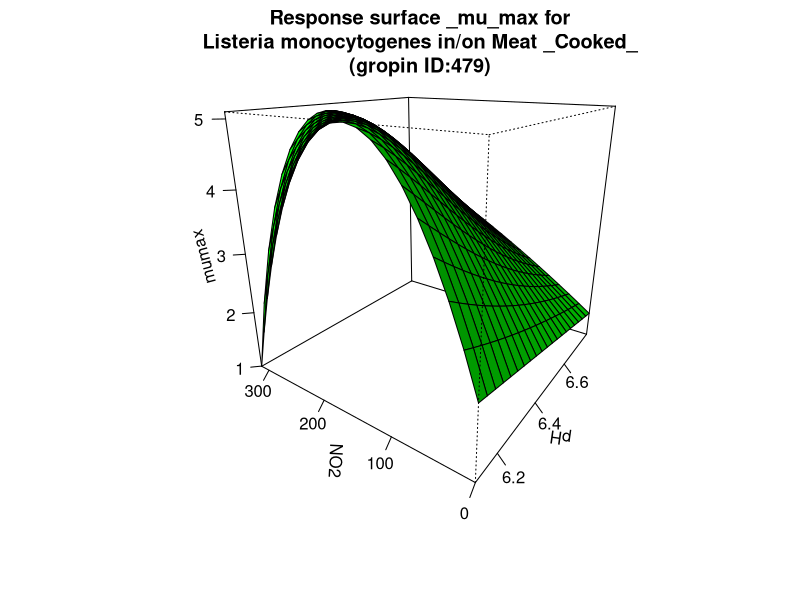

Recreate this plot in R.
#############################
# start of Parameter script
#############################
pH <- seq(6.1061,6.79320679320679,length.out=21)
NO2 <- seq(0,314.685314685315,length.out=21)
#############################
# end of Parameter script
#############################
############################# 
# start of Model script Gropin ID 479 
#############################
 
# constant coefficients for this model
 
variables <- data.frame(pH,NO2)
argumentsPar <- unique.data.frame(expand.grid(variables))
 
# heart of the model
response_surface <- function(pH,NO2) {
   mumax <-8.0091+(-0.87877)*pH+0.42624*((NO2*1000)/(69.01*(1+10^(pH-3.37))))+0.18149*pH*((NO2*1000)/(69.01*(1+10^(pH-3.37))))+(-0.013099)*(pH^2)+(-0.20018)*(((NO2*1000)/(69.01*(1+10^(pH-3.37))))^2)

	return(mumax=mumax)
} 

# output parameters
responseSurface <- cbind(argumentsPar,response_surface(argumentsPar['pH'],argumentsPar['NO2']))
colnames(responseSurface) <- c(colnames(argumentsPar),'mumax')
#############################
# End of Model script
#############################
############################# 
# start of Visualisation script Gropin ID 479 
#############################
titleText <-'Response surface _mu_max for
Listeria monocytogenes in/on Meat _Cooked_
(gropin ID:479)'
persp(pH,NO2,matrix(unlist(responseSurface$'mumax'),nrow=21),col = 'green',xlab='pH',ylab='NO2',zlab='mumax',main=titleText,theta=305,phi=20,shade=0.25,ticktype = 'detailed')
#############################
# End of Visualisation script
#############################
